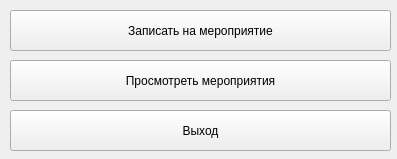
<?xml version="1.0" encoding="UTF-8"?>
<ui version="4.0">
 <class>AuthWin</class>
 <widget class="QMainWindow" name="AuthWin">
  <property name="geometry">
   <rect>
    <x>0</x>
    <y>0</y>
    <width>397</width>
    <height>159</height>
   </rect>
  </property>
  <property name="windowTitle">
   <string>AuthWin</string>
  </property>
  <widget class="QWidget" name="centralwidget">
   <widget class="QPushButton" name="pushButton">
    <property name="geometry">
     <rect>
      <x>10</x>
      <y>10</y>
      <width>381</width>
      <height>41</height>
     </rect>
    </property>
    <property name="text">
     <string>Записать на мероприятие</string>
    </property>
   </widget>
   <widget class="QPushButton" name="pushButton_2">
    <property name="geometry">
     <rect>
      <x>10</x>
      <y>60</y>
      <width>381</width>
      <height>41</height>
     </rect>
    </property>
    <property name="text">
     <string>Просмотреть мероприятия</string>
    </property>
   </widget>
   <widget class="QPushButton" name="pushButton_3">
    <property name="geometry">
     <rect>
      <x>10</x>
      <y>110</y>
      <width>381</width>
      <height>41</height>
     </rect>
    </property>
    <property name="text">
     <string>Выход</string>
    </property>
   </widget>
  </widget>
 </widget>
 <resources/>
 <connections/>
</ui>
